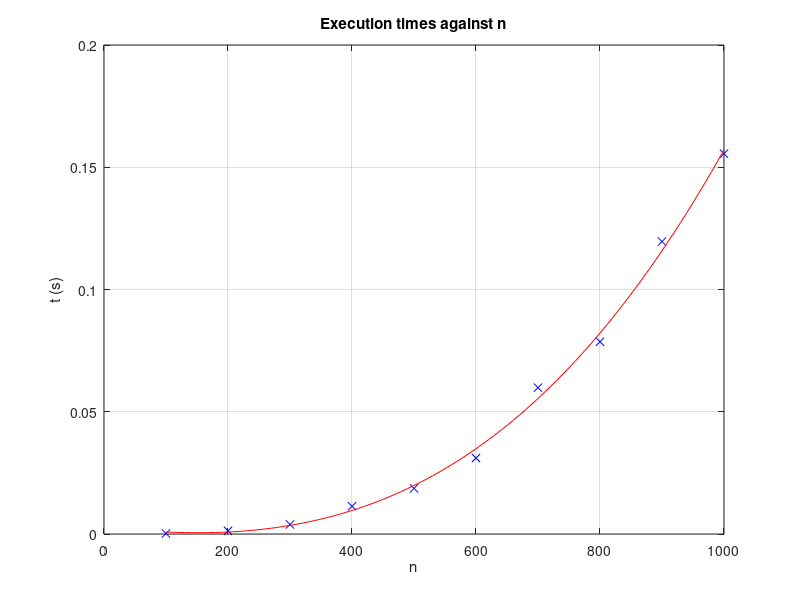

The MATLAB script that drew this image:
%% Solves qs 3.3 for assignment 2

% This function computes the execution times of LU factorization, and
% attempts to find a cubic polynomial to fit the exection timings.
function executionTimes()

% iterate over 10 values
maxK = 10;
n = zeros(maxK, 1);
t = zeros(maxK, 1);

% perform each facotrization 10 times and store the average execution time
iteration = 10;

for k = 1:maxK
    % increase n and size of for each iteration of this loop and perform
    % the lu factorization
    n(k) = 100+100*(k-1);
    A = rand(n(k), n(k));
    tic;
    for j = 1:iteration
        lu(A);
    end
    
    % store toc for each iteration.
    t(k) = toc/iteration;
end

% matrix A now contains the cubic polynomials of the size used in LU
% factorization per iteration
A = ones(length(n),4);
for j = 2:4
    A(:,j) = A(:,j-1).*n;
end

x = A\t;
% ns contains the plot range 
ns = 100:10:1000;
% polynomial equation
ts = x(1)+ns.*(x(2)+ns.*(x(3)+ns*x(4)));

plot(n,t,'bx',ns,ts,'r-');
title('Execution times against n');
xlabel('n');
ylabel('t (s)');
grid on;
% using the above method, we can estimate the time for matrix of order
% 10,000
t_10000 = x(1)+10000*(x(2)+10000*(x(3)+10000*x(4)))


